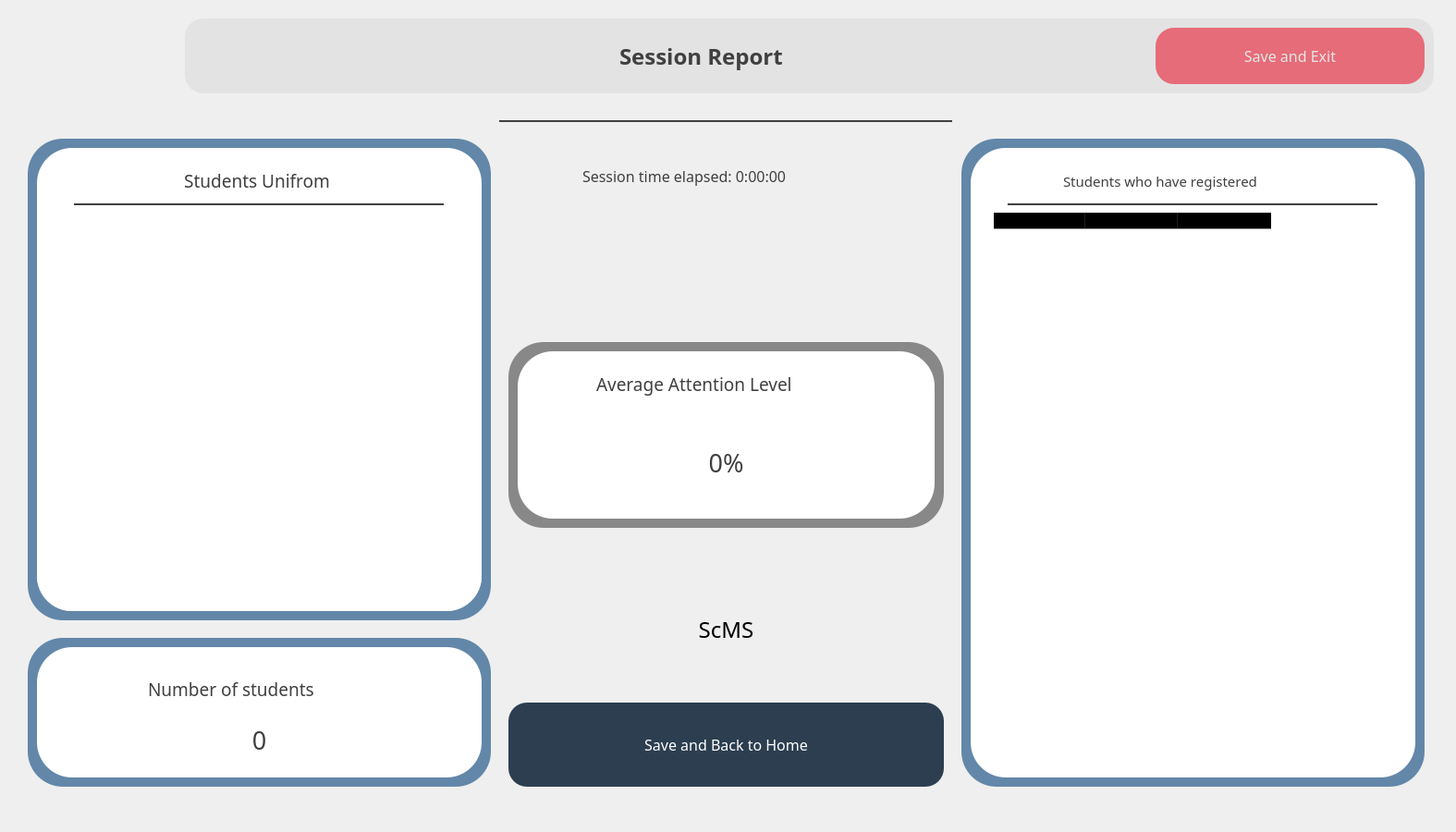
  <widget class="QWidget" name="sessionReportScreen_widget" native="true">
   <property name="geometry">
    <rect>
     <x>0</x>
     <y>0</y>
     <width>1575</width>
     <height>900</height>
    </rect>
   </property>
   <widget class="QLabel" name="mainScreen_BG_3">
    <property name="geometry">
     <rect>
      <x>0</x>
      <y>0</y>
      <width>1575</width>
      <height>900</height>
     </rect>
    </property>
    <property name="styleSheet">
     <string notr="true">border-image: url(:/images/materials/reportBG.png);
border-radius:38px;</string>
    </property>
    <property name="text">
     <string/>
    </property>
   </widget>
   <widget class="QWidget" name="topBar_widget_3" native="true">
    <property name="geometry">
     <rect>
      <x>200</x>
      <y>20</y>
      <width>1351</width>
      <height>81</height>
     </rect>
    </property>
    <property name="styleSheet">
     <string notr="true">background-color: rgba(200, 200, 200,80);
/*background-color: rgba(239, 174, 74,150);*/
border-radius:20px;</string>
    </property>
    <widget class="QLabel" name="mainTopBarTitle_label_4">
     <property name="geometry">
      <rect>
       <x>470</x>
       <y>10</y>
       <width>231</width>
       <height>61</height>
      </rect>
     </property>
     <property name="font">
      <font>
       <family>Poppins SemiBold</family>
       <pointsize>18</pointsize>
       <weight>75</weight>
       <bold>true</bold>
      </font>
     </property>
     <property name="styleSheet">
      <string notr="true">background-color: rgba(255, 255, 255,0);
color: rgb(64, 64, 64);</string>
     </property>
     <property name="text">
      <string>Session Report</string>
     </property>
    </widget>
    <widget class="QPushButton" name="reportSave_exit_btn">
     <property name="geometry">
      <rect>
       <x>1050</x>
       <y>10</y>
       <width>291</width>
       <height>61</height>
      </rect>
     </property>
     <property name="font">
      <font>
       <family>Poppins Medium</family>
       <pointsize>12</pointsize>
       <weight>50</weight>
       <bold>false</bold>
      </font>
     </property>
     <property name="styleSheet">
      <string notr="true">QPushButton#reportSave_exit_btn{
background-color: rgb(229, 108, 120);
	color: rgb(230, 230, 230);
border-radius:20px;
}

QPushButton#reportSave_exit_btn:hover{
background-color: rgba(229, 108, 120,220);
}

QPushButton#reportSave_exit_btn:pressed{
padding-left:5px;
padding-top:5px;
background-color: rgba(229, 108, 120,220);
}</string>
     </property>
     <property name="text">
      <string>Save and Exit</string>
     </property>
    </widget>
   </widget>
   <widget class="QWidget" name="mainDashboardContainer_widget_3" native="true">
    <property name="geometry">
     <rect>
      <x>20</x>
      <y>120</y>
      <width>1531</width>
      <height>751</height>
     </rect>
    </property>
    <property name="styleSheet">
     <string notr="true">background-color: rgba(200, 200, 200,0);
border-radius:20px;</string>
    </property>
    <widget class="QPushButton" name="save_backHome_btn">
     <property name="geometry">
      <rect>
       <x>530</x>
       <y>640</y>
       <width>471</width>
       <height>91</height>
      </rect>
     </property>
     <property name="font">
      <font>
       <family>Poppins Medium</family>
       <pointsize>12</pointsize>
       <weight>50</weight>
       <bold>false</bold>
      </font>
     </property>
     <property name="styleSheet">
      <string notr="true">QPushButton#save_backHome_btn{
	
	background-color: rgb(44, 62, 80);
	color: rgb(255, 255, 255);
border-radius:20px;
}

QPushButton#save_backHome_btn:hover{
background-color: rgba(44, 62, 80,210);

}

QPushButton#save_backHome_btn:pressed{
padding-left:5px;
padding-top:5px;
background-color: rgba(44, 62, 80,210);

}</string>
     </property>
     <property name="text">
      <string>Save and Back to Home</string>
     </property>
     <property name="iconSize">
      <size>
       <width>25</width>
       <height>25</height>
      </size>
     </property>
    </widget>
    <widget class="QLabel" name="reportSessionTime_label">
     <property name="geometry">
      <rect>
       <x>610</x>
       <y>30</y>
       <width>311</width>
       <height>81</height>
      </rect>
     </property>
     <property name="font">
      <font>
       <family>Poppins Medium</family>
       <pointsize>12</pointsize>
       <weight>50</weight>
       <bold>false</bold>
      </font>
     </property>
     <property name="styleSheet">
      <string notr="true">background-color: rgba(255, 255, 255,0);
color: rgb(64, 64, 64);</string>
     </property>
     <property name="text">
      <string>Session time elapsed: 0:00:00</string>
     </property>
    </widget>
    <widget class="QWidget" name="averageAttentionLevelBG_4" native="true">
     <property name="geometry">
      <rect>
       <x>10</x>
       <y>570</y>
       <width>501</width>
       <height>161</height>
      </rect>
     </property>
     <property name="styleSheet">
      <string notr="true">background-color: rgba(0, 63, 121,150);
border-radius:38px;</string>
     </property>
     <widget class="QLabel" name="numOfStudentsTitle_label">
      <property name="geometry">
       <rect>
        <x>130</x>
        <y>40</y>
        <width>241</width>
        <height>31</height>
       </rect>
      </property>
      <property name="font">
       <font>
        <family>Poppins Medium</family>
        <pointsize>14</pointsize>
       </font>
      </property>
      <property name="styleSheet">
       <string notr="true">background-color: rgba(255, 255, 255,0);
color: rgb(64, 64, 64);</string>
      </property>
      <property name="text">
       <string>Number of students</string>
      </property>
     </widget>
     <widget class="QLabel" name="numOfStudents_label">
      <property name="geometry">
       <rect>
        <x>100</x>
        <y>70</y>
        <width>301</width>
        <height>81</height>
       </rect>
      </property>
      <property name="font">
       <font>
        <family>Poppins Medium</family>
        <pointsize>20</pointsize>
        <weight>50</weight>
        <bold>false</bold>
       </font>
      </property>
      <property name="styleSheet">
       <string notr="true">background-color: rgba(255, 255, 255,0);
color: rgb(64, 64, 64);</string>
      </property>
      <property name="text">
       <string>0</string>
      </property>
      <property name="alignment">
       <set>Qt::AlignCenter</set>
      </property>
     </widget>
     <widget class="QWidget" name="averageAttentionLevel_widget_4" native="true">
      <property name="geometry">
       <rect>
        <x>10</x>
        <y>10</y>
        <width>481</width>
        <height>141</height>
       </rect>
      </property>
      <property name="styleSheet">
       <string notr="true">background-color: rgba(255, 255, 255,255);
border-radius:38px;</string>
      </property>
     </widget>
     <zorder>averageAttentionLevel_widget_4</zorder>
     <zorder>numOfStudentsTitle_label</zorder>
     <zorder>numOfStudents_label</zorder>
    </widget>
    <widget class="QWidget" name="unifromPieChartBGwidget_2" native="true">
     <property name="geometry">
      <rect>
       <x>10</x>
       <y>30</y>
       <width>501</width>
       <height>521</height>
      </rect>
     </property>
     <property name="styleSheet">
      <string notr="true">background-color: rgba(0, 63, 121,150);
border-radius:38px;</string>
     </property>
     <widget class="QWidget" name="unifromPieChartwidget" native="true">
      <property name="geometry">
       <rect>
        <x>10</x>
        <y>70</y>
        <width>481</width>
        <height>441</height>
       </rect>
      </property>
      <property name="styleSheet">
       <string notr="true">background-color: rgba(255, 255, 255,255);
border-radius:38px;</string>
      </property>
     </widget>
     <widget class="QWidget" name="unifromPieChartwidget_3" native="true">
      <property name="geometry">
       <rect>
        <x>10</x>
        <y>10</y>
        <width>481</width>
        <height>501</height>
       </rect>
      </property>
      <property name="styleSheet">
       <string notr="true">background-color: rgba(255, 255, 255,255);
border-radius:38px;</string>
      </property>
     </widget>
     <widget class="QLabel" name="label_22">
      <property name="geometry">
       <rect>
        <x>50</x>
        <y>70</y>
        <width>400</width>
        <height>2</height>
       </rect>
      </property>
      <property name="font">
       <font>
        <pointsize>1</pointsize>
       </font>
      </property>
      <property name="styleSheet">
       <string notr="true">background-color: rgb(64,64,64);
border-radius:5px;</string>
      </property>
      <property name="text">
       <string/>
      </property>
     </widget>
     <widget class="QLabel" name="registeredStudents_label_3">
      <property name="geometry">
       <rect>
        <x>110</x>
        <y>30</y>
        <width>281</width>
        <height>31</height>
       </rect>
      </property>
      <property name="font">
       <font>
        <family>Poppins Medium</family>
        <pointsize>14</pointsize>
       </font>
      </property>
      <property name="styleSheet">
       <string notr="true">background-color: rgba(255, 255, 255,0);
color: rgb(64, 64, 64);</string>
      </property>
      <property name="text">
       <string>Students Unifrom </string>
      </property>
      <property name="alignment">
       <set>Qt::AlignCenter</set>
      </property>
     </widget>
     <zorder>unifromPieChartwidget_3</zorder>
     <zorder>unifromPieChartwidget</zorder>
     <zorder>label_22</zorder>
     <zorder>registeredStudents_label_3</zorder>
    </widget>
    <widget class="QWidget" name="averageAttentionLevelBG_3" native="true">
     <property name="geometry">
      <rect>
       <x>530</x>
       <y>250</y>
       <width>471</width>
       <height>201</height>
      </rect>
     </property>
     <property name="styleSheet">
      <string notr="true">background-color: rgba(64, 64, 64,150);
border-radius:38px;</string>
     </property>
     <widget class="QLabel" name="averageAttentionLevelTitle_label">
      <property name="geometry">
       <rect>
        <x>95</x>
        <y>30</y>
        <width>281</width>
        <height>31</height>
       </rect>
      </property>
      <property name="font">
       <font>
        <family>Poppins Medium</family>
        <pointsize>14</pointsize>
       </font>
      </property>
      <property name="styleSheet">
       <string notr="true">background-color: rgba(255, 255, 255,0);
color: rgb(64, 64, 64);</string>
      </property>
      <property name="text">
       <string>Average Attention Level</string>
      </property>
     </widget>
     <widget class="QLabel" name="averageAttentionLevel_label">
      <property name="geometry">
       <rect>
        <x>85</x>
        <y>90</y>
        <width>301</width>
        <height>81</height>
       </rect>
      </property>
      <property name="font">
       <font>
        <family>Poppins Medium</family>
        <pointsize>20</pointsize>
        <weight>50</weight>
        <bold>false</bold>
       </font>
      </property>
      <property name="styleSheet">
       <string notr="true">background-color: rgba(255, 255, 255,0);
color: rgb(64, 64, 64);</string>
      </property>
      <property name="text">
       <string>0%</string>
      </property>
      <property name="alignment">
       <set>Qt::AlignCenter</set>
      </property>
     </widget>
     <widget class="QWidget" name="averageAttentionLevel_widget_3" native="true">
      <property name="geometry">
       <rect>
        <x>10</x>
        <y>10</y>
        <width>451</width>
        <height>181</height>
       </rect>
      </property>
      <property name="styleSheet">
       <string notr="true">background-color: rgba(255, 255, 255,255);
border-radius:38px;</string>
      </property>
     </widget>
     <zorder>averageAttentionLevel_widget_3</zorder>
     <zorder>averageAttentionLevelTitle_label</zorder>
     <zorder>averageAttentionLevel_label</zorder>
    </widget>
    <widget class="QLabel" name="label_20">
     <property name="geometry">
      <rect>
       <x>520</x>
       <y>10</y>
       <width>490</width>
       <height>2</height>
      </rect>
     </property>
     <property name="font">
      <font>
       <pointsize>1</pointsize>
      </font>
     </property>
     <property name="styleSheet">
      <string notr="true">background-color: rgb(64,64,64);
border-radius:5px;</string>
     </property>
     <property name="text">
      <string/>
     </property>
    </widget>
    <widget class="QWidget" name="unifromPieChartBGwidget_3" native="true">
     <property name="geometry">
      <rect>
       <x>1020</x>
       <y>30</y>
       <width>501</width>
       <height>701</height>
      </rect>
     </property>
     <property name="styleSheet">
      <string notr="true">background-color: rgba(0, 63, 121,150);
border-radius:38px;</string>
     </property>
     <widget class="QWidget" name="unifromPieChartwidget_2" native="true">
      <property name="geometry">
       <rect>
        <x>10</x>
        <y>10</y>
        <width>481</width>
        <height>681</height>
       </rect>
      </property>
      <property name="styleSheet">
       <string notr="true">background-color: rgba(255, 255, 255,255);
border-radius:38px;</string>
      </property>
      <widget class="QTableWidget" name="reportAttendance_tableWidget">
       <property name="geometry">
        <rect>
         <x>25</x>
         <y>70</y>
         <width>441</width>
         <height>611</height>
        </rect>
       </property>
       <property name="styleSheet">
        <string notr="true">background-color: rgba(255, 255, 255,200);</string>
       </property>
       <column>
        <property name="text">
         <string>Student Name</string>
        </property>
       </column>
       <column>
        <property name="text">
         <string>Time</string>
        </property>
       </column>
       <column>
        <property name="text">
         <string>In uniform</string>
        </property>
       </column>
      </widget>
      <widget class="QLabel" name="registeredStudents_label_2">
       <property name="geometry">
        <rect>
         <x>100</x>
         <y>20</y>
         <width>281</width>
         <height>31</height>
        </rect>
       </property>
       <property name="font">
        <font>
         <family>Poppins Medium</family>
         <pointsize>11</pointsize>
        </font>
       </property>
       <property name="styleSheet">
        <string notr="true">background-color: rgba(255, 255, 255,0);
color: rgb(64, 64, 64);</string>
       </property>
       <property name="text">
        <string>Students who have registered</string>
       </property>
      </widget>
      <widget class="QLabel" name="label_21">
       <property name="geometry">
        <rect>
         <x>40</x>
         <y>60</y>
         <width>400</width>
         <height>2</height>
        </rect>
       </property>
       <property name="font">
        <font>
         <pointsize>1</pointsize>
        </font>
       </property>
       <property name="styleSheet">
        <string notr="true">background-color: rgb(64,64,64);
border-radius:5px;</string>
       </property>
       <property name="text">
        <string/>
       </property>
      </widget>
     </widget>
    </widget>
    <widget class="QLabel" name="mainTopBarTitle_label_5">
     <property name="geometry">
      <rect>
       <x>720</x>
       <y>530</y>
       <width>91</width>
       <height>61</height>
      </rect>
     </property>
     <property name="font">
      <font>
       <family>Poppins Medium</family>
       <pointsize>18</pointsize>
       <weight>50</weight>
       <bold>false</bold>
      </font>
     </property>
     <property name="styleSheet">
      <string notr="true">background-color: rgba(255, 255, 255,0);
color: rgb(0, 0, 0);</string>
     </property>
     <property name="text">
      <string>ScMS</string>
     </property>
     <property name="alignment">
      <set>Qt::AlignCenter</set>
     </property>
    </widget>
   </widget>
   <widget class="QLabel" name="mainScreenDark_BG_3">
    <property name="geometry">
     <rect>
      <x>0</x>
      <y>0</y>
      <width>1575</width>
      <height>900</height>
     </rect>
    </property>
    <property name="styleSheet">
     <string notr="true">background-color: rgba(0, 0, 0,0);
border-radius:38px;</string>
    </property>
    <property name="text">
     <string/>
    </property>
   </widget>
   <zorder>mainScreen_BG_3</zorder>
   <zorder>mainScreenDark_BG_3</zorder>
   <zorder>topBar_widget_3</zorder>
   <zorder>mainDashboardContainer_widget_3</zorder>
  </widget>
